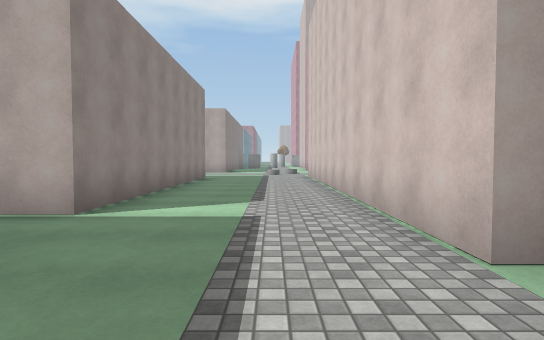
[1] (above)

19 first-person views from a walk through a scene from a Unity 3-D project. The camera is 1.3 m above the floor, tilts 2° down and sees 80° across. The floor is counted in squares, 2 m on a side. Each view is taken from the middle of a square. On the plan, view 1 faces up. The plan holds only what a view shows up to about 10 squares ahead; the rest is blank. The place goes on beyond the plan. The player is left out. Surface patterns are stand-ins for the level's own textures.

[2]
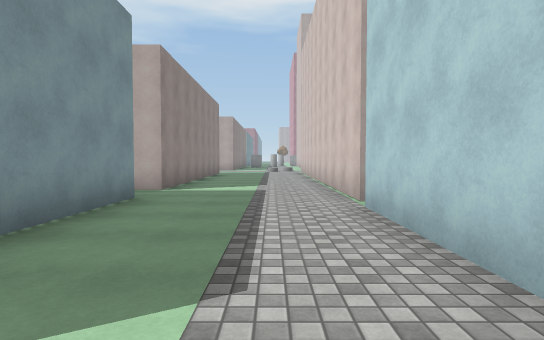

[3]
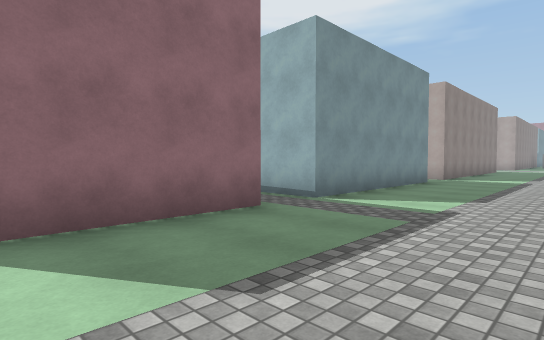

[4]
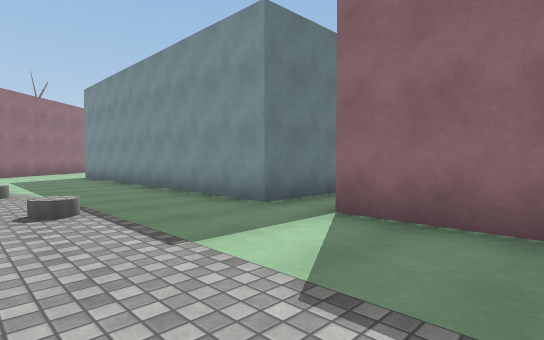

[5]
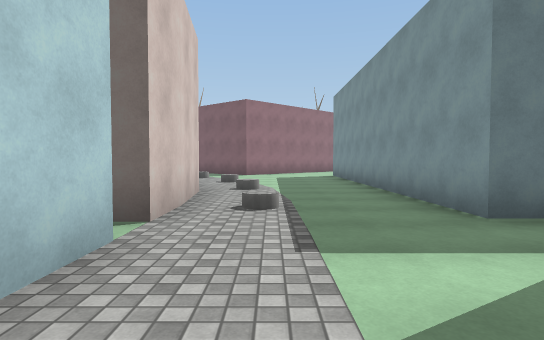

[6]
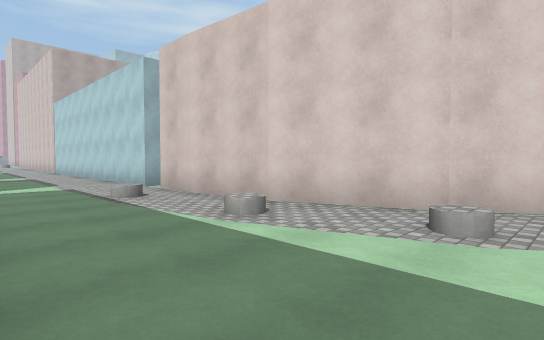

[7]
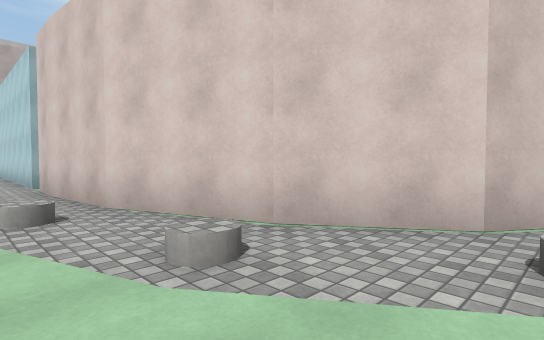

[8]
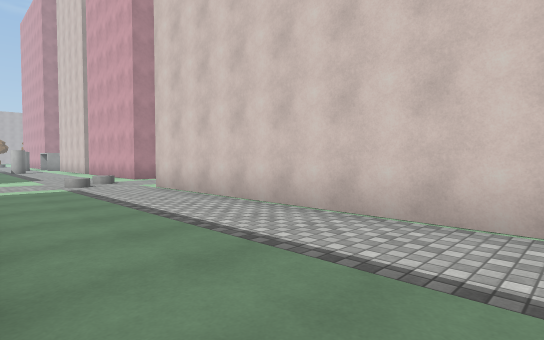

[9]
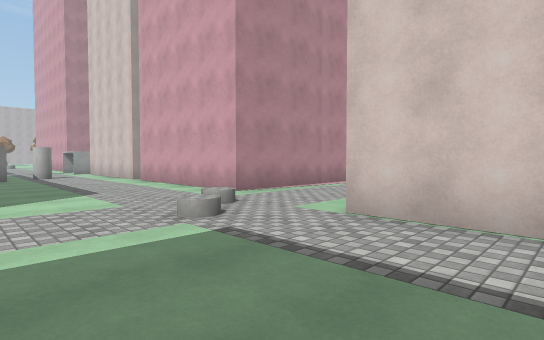

[10]
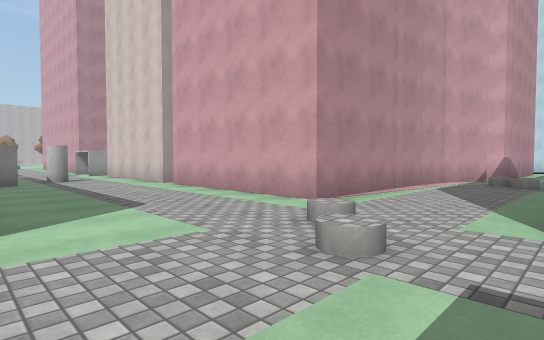

[11]
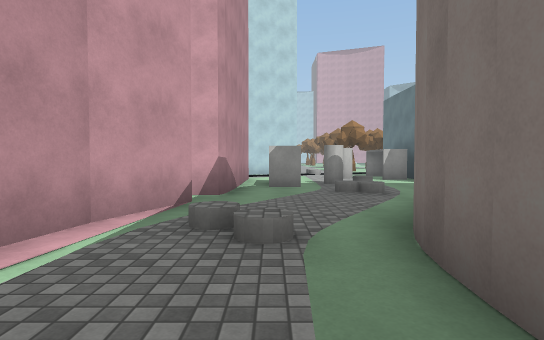

[12]
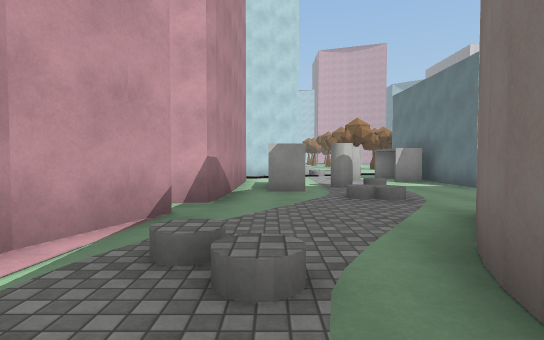

[13]
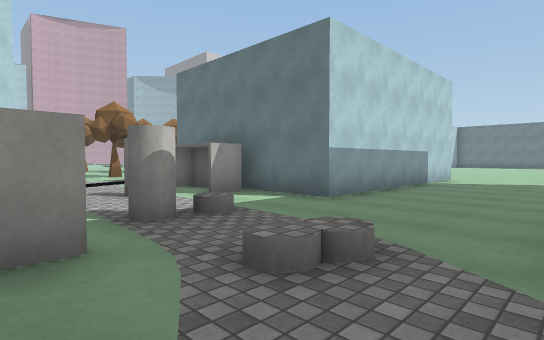

[14]
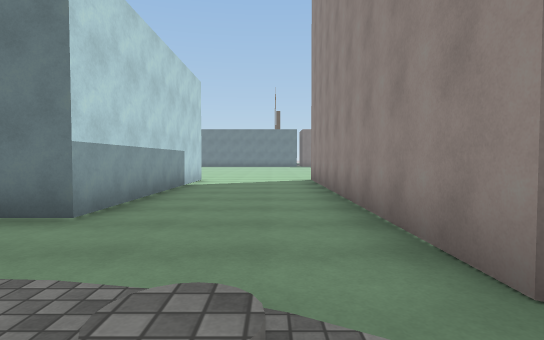

[15]
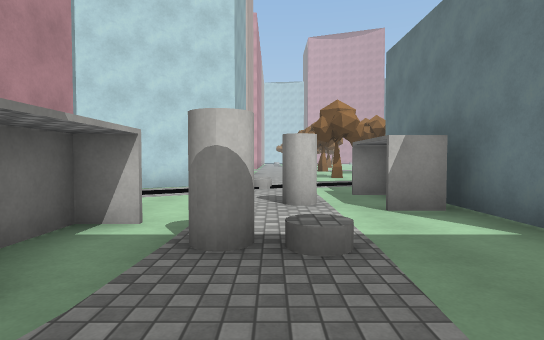

[16]
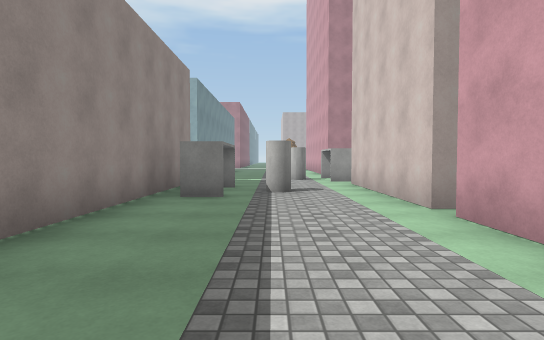

[17]
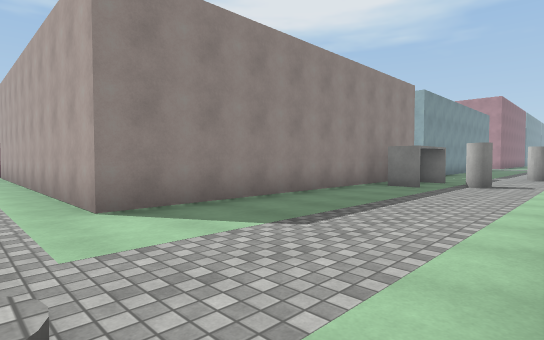

[18]
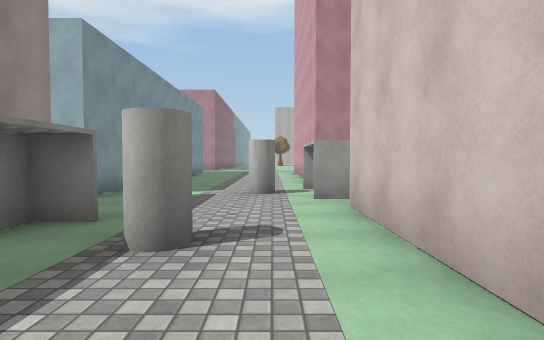

[19]
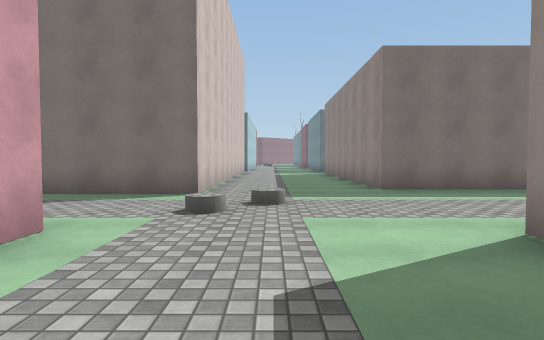

### Floor plan
Key: @ floor where view 1 was taken; # wall or solid block; x gap in a wall; . floor; / step, stairs or slope; O other object.
Columns run from 5 left of view 1 to 20 right of it. Each row starts with its distance up from view 1.
 29    O...O
 28    O...OO
 27    O...#
 26   OO..O
 25    ....x
 24    O...O
 23    O#..O
 22    O#O.O
 21    O...O
 20    O...O
 19    O...O
 18    O...O
 17    O...O
 16    O...O
 15 OOO....OOOOOOO        O
 14   ..../.......OOOOOO  O
 13  ..../...........##....O
 12 .......OOOOO.........  OOO
 11 OOO....O    OO...OO.O....
 10   O....O      O...........
  9   O....O      O....###....
  8   O....O      O..OOOOOO
  7   O....O      O..O
  6   O....O      O..O
  5   O....O      O..O
  4   O....O      O..O
  3   .....O      O..O
  2   O....O      O..O
  1   O....O       ..
  0   O..@.O
 -1   O....O
 -2  OO....
 -3   .....O
 -4   O....O
 -5   O....O
 -6   O....O
 -7   O....O
 -8  .......
 -9  OO....O
-10   O....O
-11   O....O
-12   O....O
-13   O....O
-14   O.....O
-15   O.....OO
-16   O......O

Where each view was taken, in squares from view 1:
view 1: 0 up, 0 right, facing up
view 2: 3 down, 0 right, facing up
view 3: 7 down, 1 right, facing up-left
view 4: 5 down, 1 right, facing down-left
view 5: 5 down, 0 right, facing down
view 6: 15 down, 2 left, facing up-right
view 7: 16 down, 0 right, facing up-right
view 8: 5 up, 2 left, facing up-right
view 9: 10 up, 2 left, facing up-right
view 10: 12 up, 2 left, facing up-right
view 11: 13 up, 4 right, facing right
view 12: 13 up, 5 right, facing right
view 13: 13 up, 9 right, facing down-right
view 14: 12 up, 10 right, facing down
view 15: 11 up, 10 right, facing right
view 16: 16 up, 0 right, facing up
view 17: 14 up, 2 right, facing up-left
view 18: 20 up, 1 right, facing up
view 19: 18 up, 0 right, facing down
